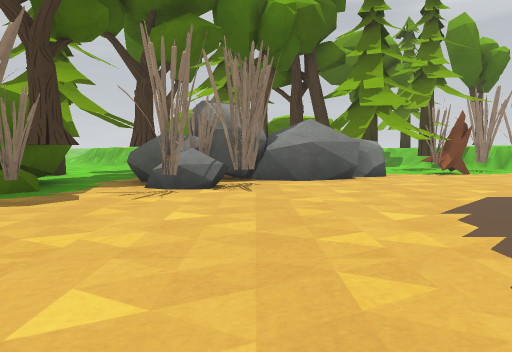
View 1 (above)

24 first-person views from a walk through a 3-D level made in the Unity game engine. The camera is 1.5 m above the floor, tilts 4° down and sees 70° across. The floor is counted in squares, 2 m on a side. Each view is taken from the middle of a square. On the plan, view 1 faces up. The plan holds only what a view shows up to about 11 squares ahead; the rest is blank. The place goes on beyond the plan. The player character is not drawn. Some animated figures are not drawn. Some surface patterns are stand-ins.

View 2
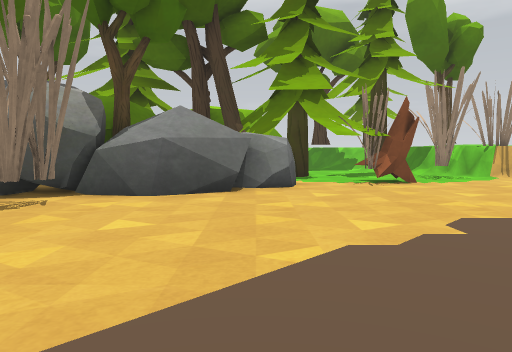

View 3
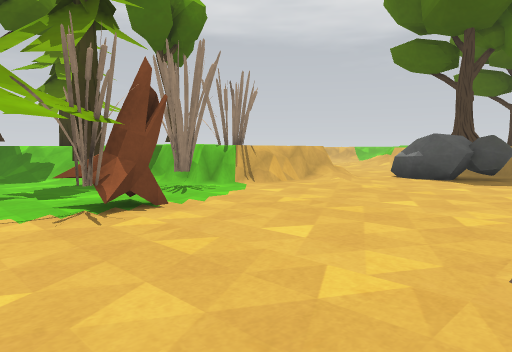

View 4
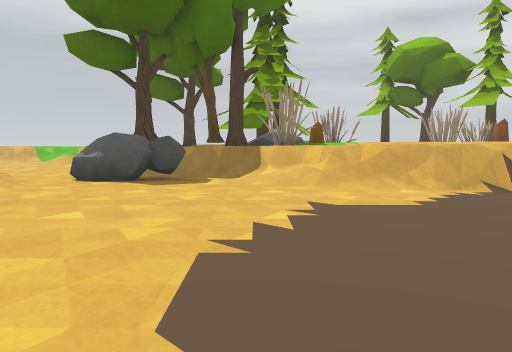

View 5
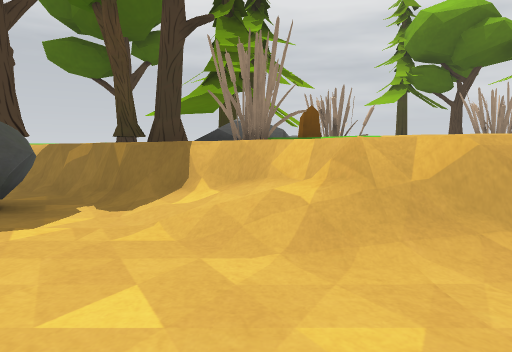

View 6
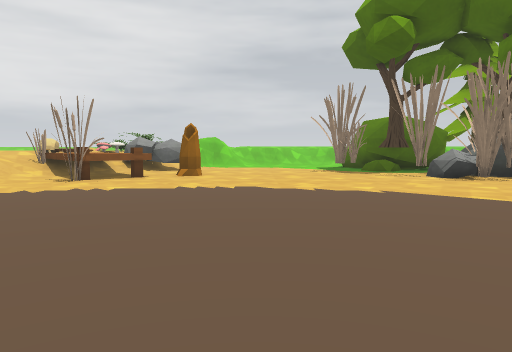

View 7
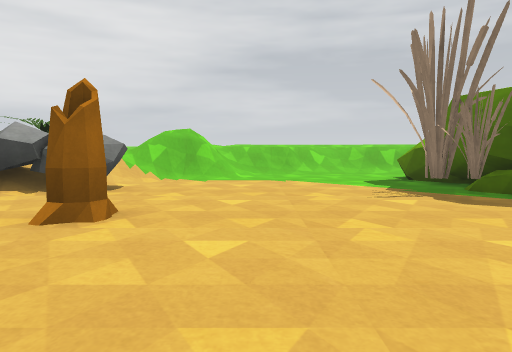

View 8
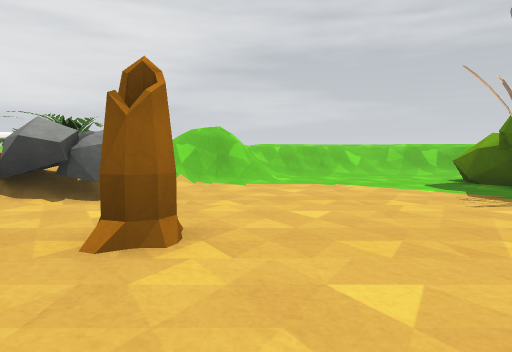

View 9
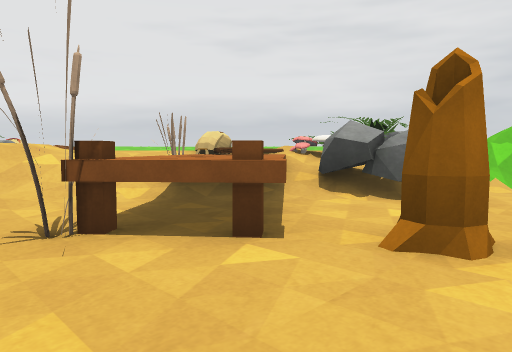

View 10
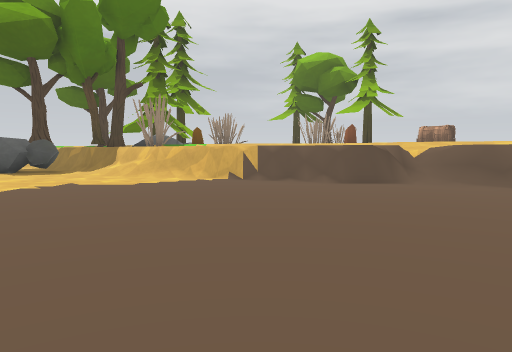

View 11
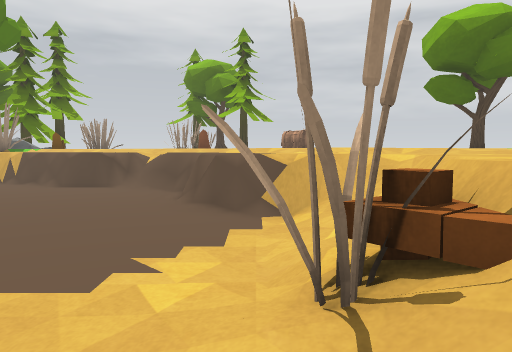

View 12
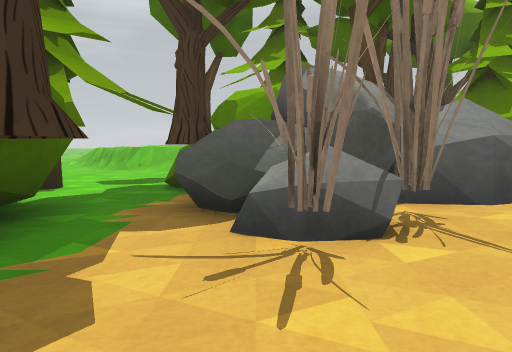

View 13
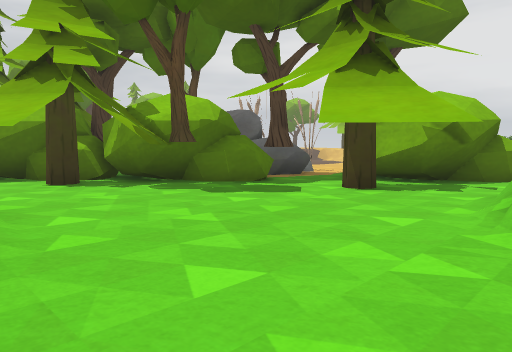

View 14
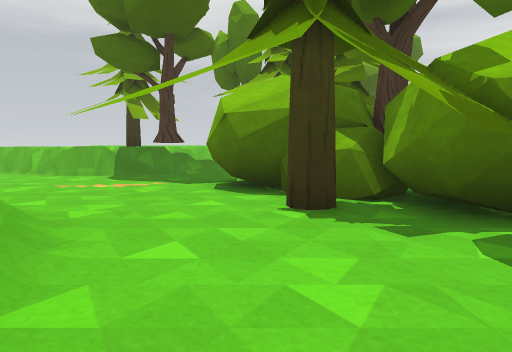

View 15
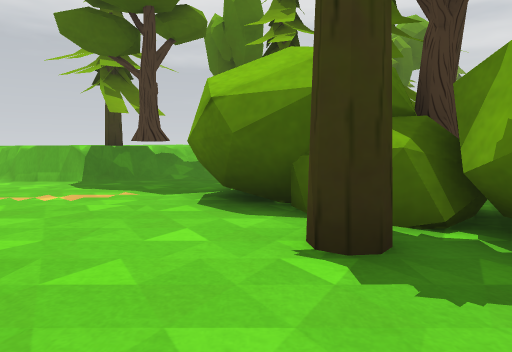

View 16
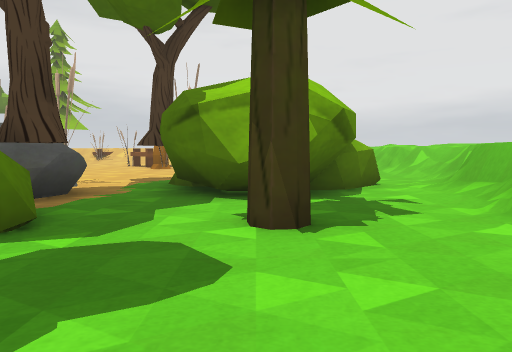

View 17
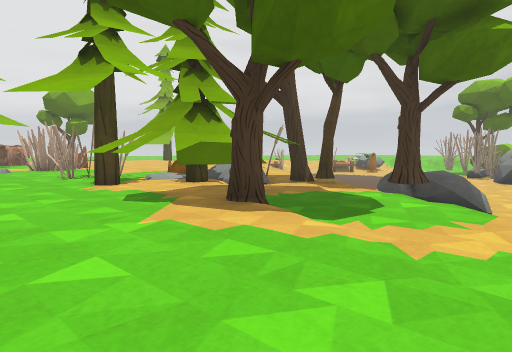

View 18
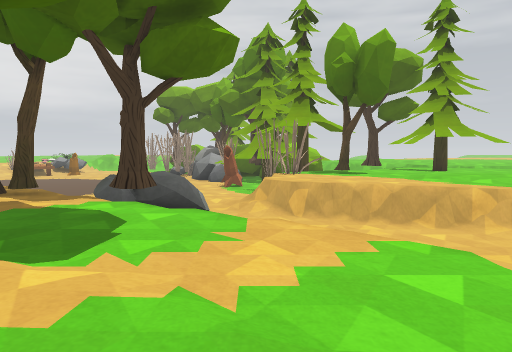

View 19
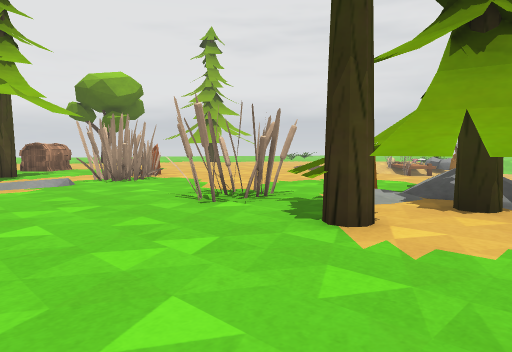

View 20
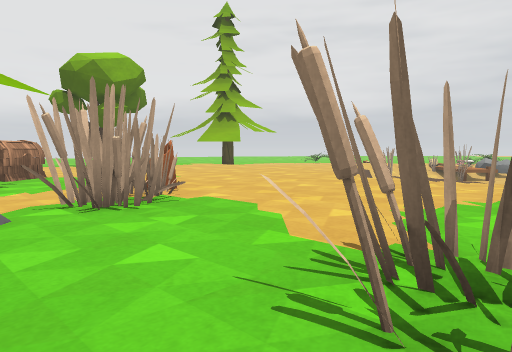

View 21
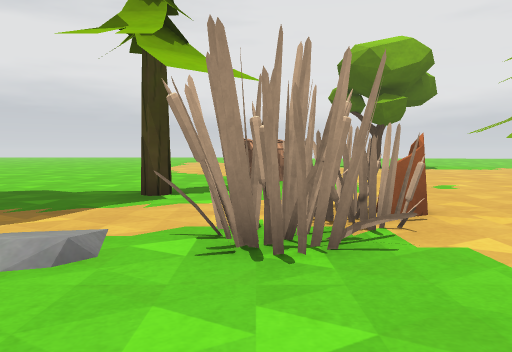

View 22
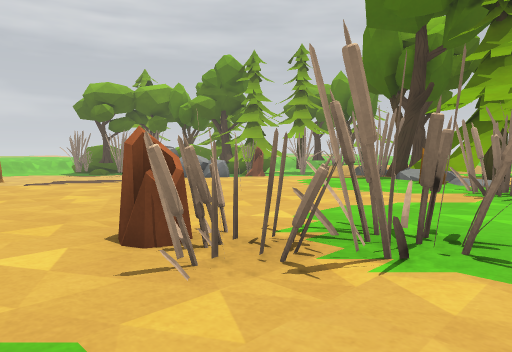

View 23
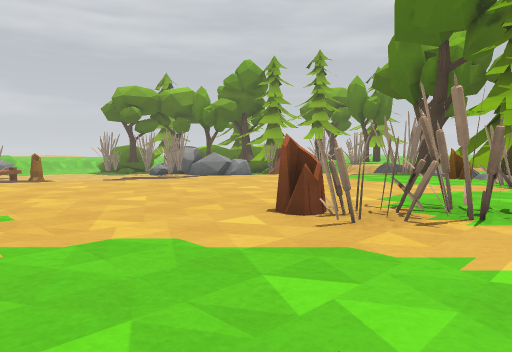

View 24
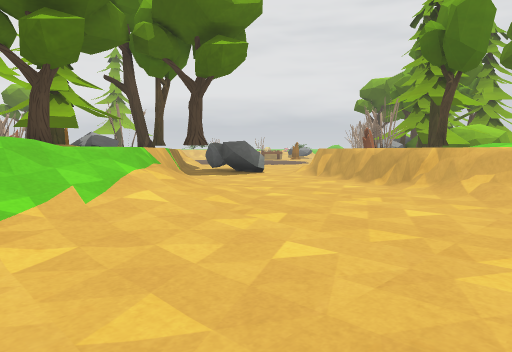

### Floor plan
Key: @ floor where view 1 was taken; # wall or solid block; . main floor; : floor 1.25 m higher than the main floor; + floor 1.5 m higher than the main floor; * floor 1.75 m higher than the main floor; % floor 2 m higher than the main floor; / step, stairs or slope; = window, fence, low wall or low ledge; v drop or lower ground; T tree; R rock; S stump; C chest; O other object.
Columns run from 10 left of view 1 to 25 right of it. Each row starts with its distance up from view 1.
 21            ....v*              .. /
 20          /.....=#T     %/ ///.....
 19         /.......T/     %/*=/.......
 18 ...   //........//     /**=.....///
 17 ...../......T..../     **//...////
 16 ...........TTT  ./  T  **=.../////
 15  ........##T   ..T#*OO *//...//=/%
 14  /......TTTTTT#...O#OO**#..../=*/%%%
 13  /......TTT..T......==vv=.../=**/%%%
 12   .....TTTT   ..SO...///..  =***/%%%
 11  #..#.TTT TR RR....../..RR //**/%%%%
 10 = ......RRRRRR..........RR.#***T%%%
  9 =/.TTT.RRRRR.............R//**T%%%%
  8 =/.TTT..RRO..............//TT  T%%%%
  7 =/TTTTT.RR............../= /RT#TT%%%
  6 /.TTTT................./=  ORRTTT%%%
  5 /.....O................/   %TSTT%%%%
  4 /...................../=**/%%%OOO%%
  3 /.....................=**/%%%%OOO%%
  2 //....................=**/%%%%%%%%%
  1 /=/..................=**/%%%%%%%%%%
  0  /#.....S.@........../**/%%%%%%O%%%
 -1  ////R.. #.........../**/%%%%%OOO%
 -2   /OOOR  #O.........////%%%%%%OO%%%
 -3    OOR# ::........./=*/%%%%%%SO%%%%%
 -4    OO/ :/.//...../#/**/%%%%%%%%%%T%%
 -5       OO/////O////*  /  %%%%%%%%%%%%
 -6       +///  /O//=**//%   %%%%%%C%%%%

Where each view was taken, in squares from view 1:
view 1: 0 up, 0 right, facing up
view 2: 3 up, 3 right, facing up
view 3: 7 up, 4 right, facing up-right
view 4: 7 up, 5 right, facing right
view 5: 6 up, 10 right, facing right
view 6: 2 up, 9 right, facing left
view 7: 2 up, 2 right, facing left
view 8: 1 up, 1 right, facing left
view 9: 1 up, 1 right, facing down-left
view 10: 2 up, 2 right, facing right
view 11: 5 down, 1 right, facing right
view 12: 4 up, 2 left, facing up
view 13: 18 up, 10 left, facing down-right
view 14: 16 up, 6 left, facing right
view 15: 16 up, 4 left, facing right
view 16: 15 up, 6 left, facing down
view 17: 14 up, 25 right, facing down-left
view 18: 13 up, 24 right, facing left
view 19: 8 up, 25 right, facing down-left
view 20: 4 up, 23 right, facing down-left
view 21: 2 up, 21 right, facing down
view 22: 4 down, 22 right, facing up-left
view 23: 6 down, 22 right, facing up-left
view 24: 21 up, 24 right, facing down-left
